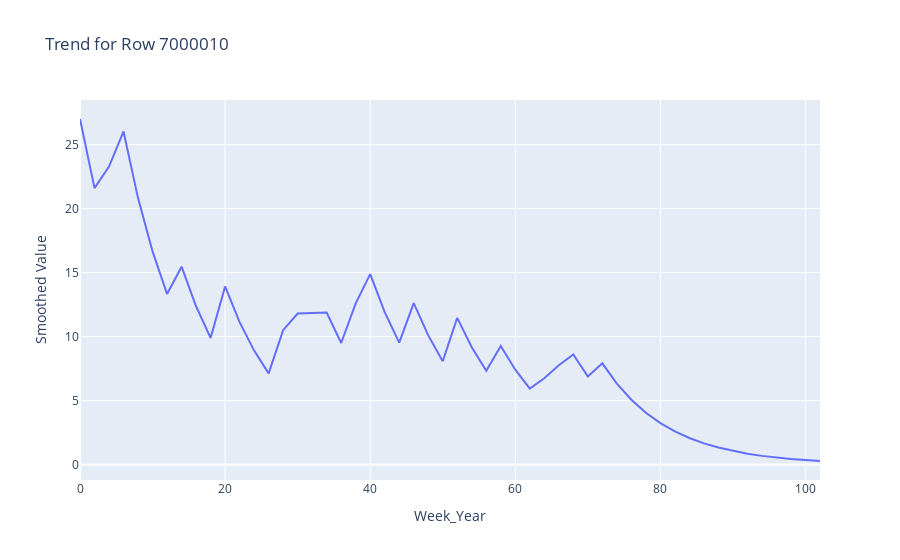

The notebook cell this image was saved under:
### Code cell
import numpy as np
import pandas as pd
import plotly.express as px
import ipywidgets as widgets
from IPython.display import display

# Assuming your DataFrame is named 'pivot_test_churn'

# Apply exponential smoothing to a given time series data
def exponential_smoothing(data, alpha):
    smoothed_data = [data.iloc[0]]  # Initialize with the first data point
    for i in range(1, len(data)):
        smoothed_value = alpha * data.iloc[i] + (1 - alpha) * smoothed_data[-1]
        smoothed_data.append(smoothed_value)
    return smoothed_data

# Create a dropdown widget with row numbers
dropdown = widgets.Dropdown(
    options=pivot_test_churn.index,
    description='Select Row:'
)

# Define the function to update the plot when the dropdown value changes
def on_dropdown_change(change):
    row = change.new
    plot_trend(row)

dropdown.observe(on_dropdown_change, names='value')

# Define the plot function with exponential smoothing
def plot_trend(row):
    row_data = pivot_test_churn.loc[row]

    # Apply exponential smoothing to the row data
    alpha = 0.2  # Adjust alpha based on the desired smoothing level (0 < alpha < 1)
    smoothed_row_data = exponential_smoothing(row_data, alpha)

    data = {
        'Week_Year': row_data.index,
        'Value': row_data.values,
        'Smoothed Value': smoothed_row_data
    }
    fig = px.line(data, x='Week_Year', y='Smoothed Value', title=f'Trend for Row {row}')
    fig.show()

# Initial plot with the first row
plot_trend(pivot_test_churn.index[0])

# Display the dropdown widget
display(dropdown)

### Figure 1 — Plotly figure (JSON) as saved in the notebook; plotly's stock layout.template omitted (floating-point values rounded to 4 significant figures)
{"data": [{"hovertemplate": "Week_Year=%{x}<br>Smoothed Value=%{y}<extra></extra>", "legendgroup": "", "line": {"color": "#636efa", "dash": "solid"}, "marker": {"symbol": "circle"}, "mode": "lines", "name": "", "orientation": "v", "showlegend": false, "type": "scatter", "x": [0, 2, 4, 6, 8, 10, 12, 14, 16, 18, 20, 22, 24, 26, 28, 30, 32, 34, 36, 38, 40, 42, 44, 46, 48, 50, 52, 54, 56, 58, 60, 62, 64, 66, 68, 70, 72, 74, 76, 78, 80, 82, 84, 86, 88, 90, 92, 94, 96, 98, 100, 102], "xaxis": "x", "y": [27, 21.6, 23.28, 26.02, 20.82, 16.66, 13.32, 15.46, 12.37, 9.894, 13.92, 11.13, 8.906, 7.125, 10.5, 11.8, 11.84, 11.87, 9.497, 12.6, 14.88, 11.9, 9.522, 12.62, 10.09, 8.075, 11.46, 9.168, 7.335, 9.268, 7.414, 5.931, 6.745, 7.756, 8.605, 6.884, 7.907, 6.326, 5.061, 4.048, 3.239, 2.591, 2.073, 1.658, 1.327, 1.061, 0.849, 0.6792, 0.5434, 0.4347, 0.3478, 0.2782], "yaxis": "y"}], "layout": {"autosize": true, "legend": {"tracegroupgap": 0}, "title": {"text": "Trend for Row 7000010"}, "xaxis": {"anchor": "y", "autorange": true, "domain": [0, 1], "range": [0, 102], "title": {"text": "Week_Year"}, "type": "linear"}, "yaxis": {"anchor": "x", "autorange": true, "domain": [0, 1], "range": [-1.206, 28.48], "title": {"text": "Smoothed Value"}, "type": "linear"}}}
